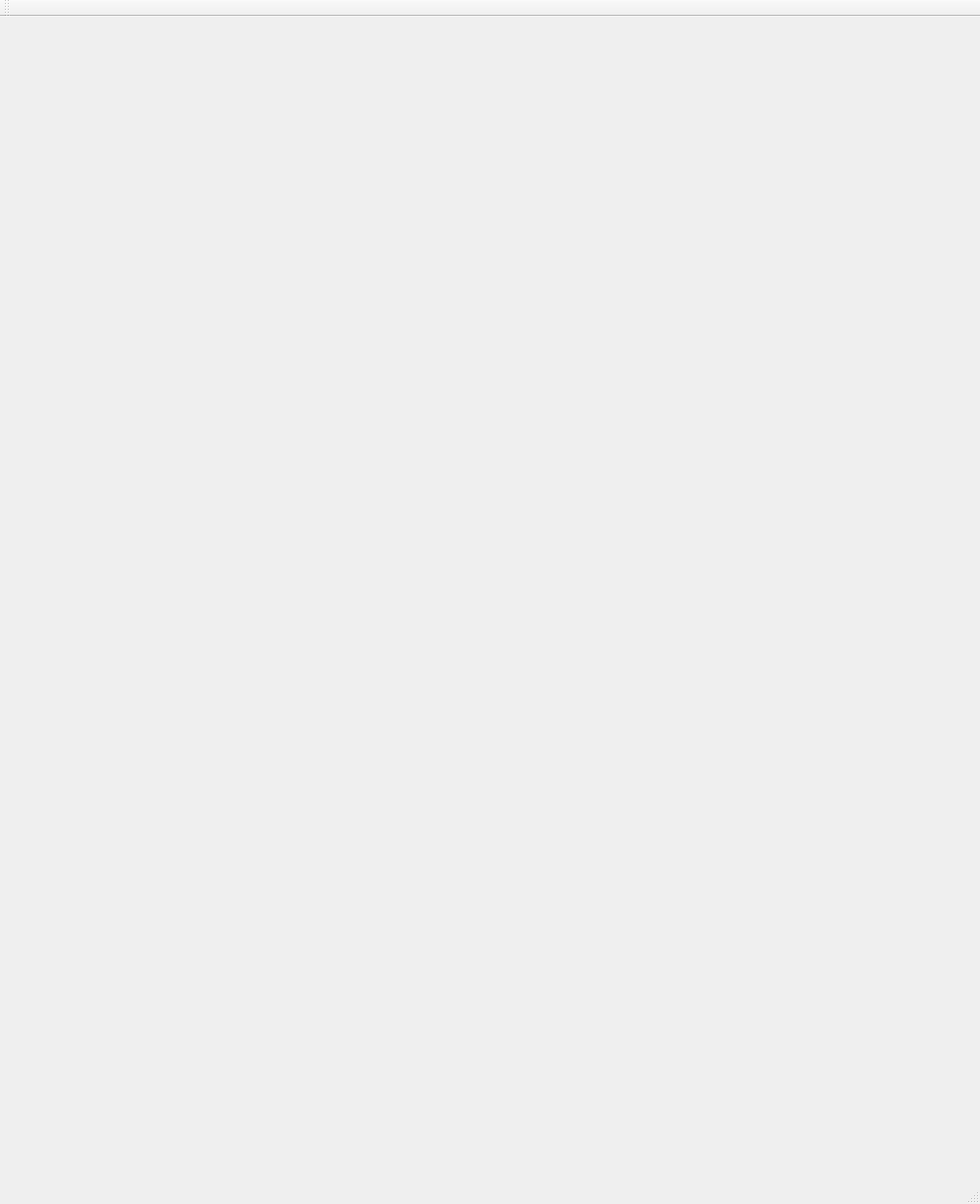
<?xml version="1.0" encoding="UTF-8"?>
<ui version="4.0">
 <class>MainWindow</class>
 <widget class="QMainWindow" name="MainWindow">
  <property name="geometry">
   <rect>
    <x>0</x>
    <y>0</y>
    <width>994</width>
    <height>1221</height>
   </rect>
  </property>
  <property name="windowTitle">
   <string>MainWindow</string>
  </property>
  <widget class="QWidget" name="centralWidget"/>
  <widget class="QMenuBar" name="menuBar">
   <property name="geometry">
    <rect>
     <x>0</x>
     <y>0</y>
     <width>994</width>
     <height>22</height>
    </rect>
   </property>
  </widget>
  <widget class="QToolBar" name="mainToolBar">
   <attribute name="toolBarArea">
    <enum>TopToolBarArea</enum>
   </attribute>
   <attribute name="toolBarBreak">
    <bool>false</bool>
   </attribute>
  </widget>
  <widget class="QStatusBar" name="statusBar"/>
 </widget>
 <layoutdefault spacing="6" margin="11"/>
 <resources/>
 <connections/>
</ui>
